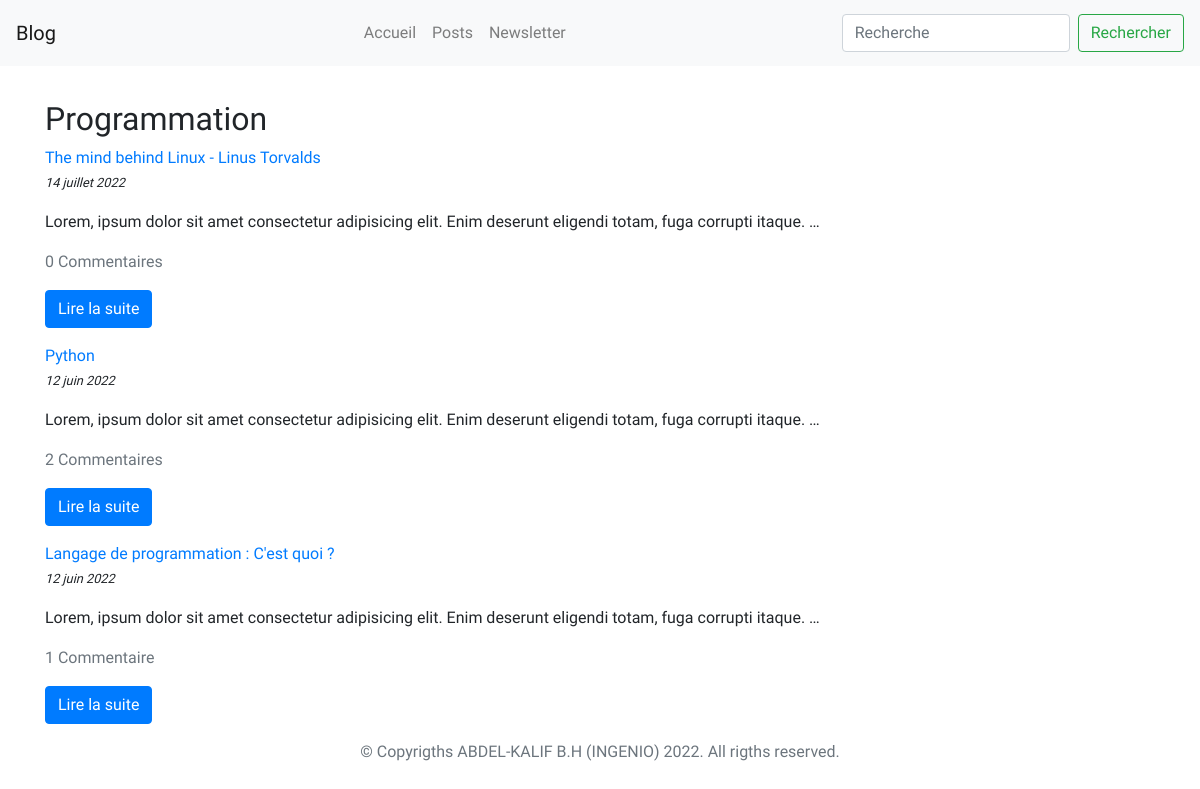
Screenshot of /categories/1 with the database file from the repository.
### post/models.py (models this page shows, shortened)
class Category(models.Model):
    category = models.CharField(max_length=120)
    class Meta:
        verbose_name_plural = 'Categories'

class Post(models.Model):
    category = models.ForeignKey(Category, related_name='posts', on_delete=models.CASCADE)
    title = models.CharField(max_length=120)
    body = models.TextField()
    image = models.ImageField('Image', null=True, blank=True ,upload_to='images/')
    pub_date = models.DateField('Date posted', auto_now_add=True)
    class Meta:
        ordering = ('-pk',)

### post/views.py (the view)
# urls.py: path('categories/<int:pk>', category_posts, name='category_posts'),
def category_posts(request, pk):
    category = Category.objects.get(pk=pk)
    context = {
        'category': category,
    }
    return render(request, 'post/category_posts.html', context)

### post/templates/post/category_posts.html
{% extends 'default/base.html' %}
{% block content %}
    {% if category %}
        <h2>{{ category.category }}</h2>
        {% for post in category.posts.all %}
            <a href="{% url 'post:post_detail' post.pk %}">
                {{ post.title }}
            </a>
            <p>
                <small>
                    <i>
                        {{ post.pub_date }}
                    </i>
                </small>
            </p>
            <p class="text-justify">
                {{ post.body|truncatewords:15 }}
            </p>
            <p class="text-muted">
                {{ post.comments.count }} Commentaire{{ post.comments.count|pluralize }}
            </p>
            <p>
                <a href="{% url 'post:post_detail' post.pk %}" class="btn btn-primary">Lire la suite</a>
            </p>
        {% endfor %}
    {% endif %}
{% endblock content %}

### rows the page displays
Category: category "Programmation"
Post: title "The mind behind Linux - Linus Torvalds", pub_date "14 juillet 2022", body "Lorem, ipsum dolor sit amet consectetur adipisicing elit. Enim deserunt eligendi totam, fuga corrupti itaque. …", comments.count "0"
Post: title "Python", pub_date "12 juin 2022", body "Lorem, ipsum dolor sit amet consectetur adipisicing elit. Enim deserunt eligendi totam, fuga corrupti itaque. …", comments.count "2"
Post: title "Langage de programmation : C'est quoi ?", pub_date "12 juin 2022", body "Lorem, ipsum dolor sit amet consectetur adipisicing elit. Enim deserunt eligendi totam, fuga corrupti itaque. …", comments.count "1"
